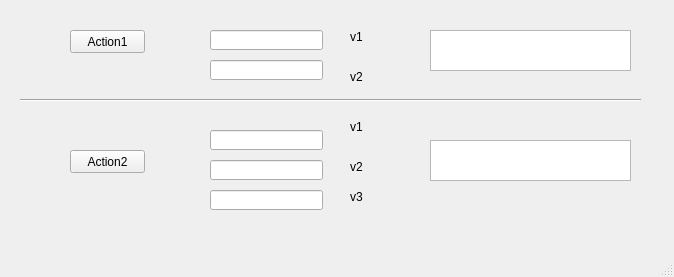
<?xml version="1.0" encoding="UTF-8"?>
<ui version="4.0">
 <class>C_CADRE</class>
 <widget class="QMainWindow" name="C_CADRE">
  <property name="geometry">
   <rect>
    <x>0</x>
    <y>0</y>
    <width>674</width>
    <height>277</height>
   </rect>
  </property>
  <property name="sizePolicy">
   <sizepolicy hsizetype="Minimum" vsizetype="Preferred">
    <horstretch>0</horstretch>
    <verstretch>0</verstretch>
   </sizepolicy>
  </property>
  <property name="windowTitle">
   <string>C_CADRE</string>
  </property>
  <widget class="QWidget" name="centralwidget">
   <widget class="QPushButton" name="pushButton">
    <property name="geometry">
     <rect>
      <x>70</x>
      <y>30</y>
      <width>75</width>
      <height>23</height>
     </rect>
    </property>
    <property name="text">
     <string>Action1</string>
    </property>
   </widget>
   <widget class="QPushButton" name="pushButton_2">
    <property name="geometry">
     <rect>
      <x>70</x>
      <y>150</y>
      <width>75</width>
      <height>23</height>
     </rect>
    </property>
    <property name="text">
     <string>Action2</string>
    </property>
   </widget>
   <widget class="QLabel" name="label">
    <property name="geometry">
     <rect>
      <x>350</x>
      <y>120</y>
      <width>46</width>
      <height>13</height>
     </rect>
    </property>
    <property name="text">
     <string>v1</string>
    </property>
   </widget>
   <widget class="QLabel" name="label_2">
    <property name="geometry">
     <rect>
      <x>350</x>
      <y>160</y>
      <width>46</width>
      <height>13</height>
     </rect>
    </property>
    <property name="text">
     <string>v2</string>
    </property>
   </widget>
   <widget class="QLabel" name="label_3">
    <property name="geometry">
     <rect>
      <x>350</x>
      <y>190</y>
      <width>46</width>
      <height>13</height>
     </rect>
    </property>
    <property name="text">
     <string>v3</string>
    </property>
   </widget>
   <widget class="QLabel" name="label_4">
    <property name="geometry">
     <rect>
      <x>350</x>
      <y>70</y>
      <width>46</width>
      <height>13</height>
     </rect>
    </property>
    <property name="text">
     <string>v2</string>
    </property>
   </widget>
   <widget class="QLabel" name="label_5">
    <property name="geometry">
     <rect>
      <x>350</x>
      <y>30</y>
      <width>46</width>
      <height>13</height>
     </rect>
    </property>
    <property name="text">
     <string>v1</string>
    </property>
   </widget>
   <widget class="Line" name="line">
    <property name="geometry">
     <rect>
      <x>20</x>
      <y>90</y>
      <width>621</width>
      <height>20</height>
     </rect>
    </property>
    <property name="orientation">
     <enum>Qt::Horizontal</enum>
    </property>
   </widget>
   <widget class="QListWidget" name="Liste_Info1">
    <property name="geometry">
     <rect>
      <x>430</x>
      <y>30</y>
      <width>201</width>
      <height>41</height>
     </rect>
    </property>
   </widget>
   <widget class="QListWidget" name="Liste_Info2">
    <property name="geometry">
     <rect>
      <x>430</x>
      <y>140</y>
      <width>201</width>
      <height>41</height>
     </rect>
    </property>
   </widget>
   <widget class="QLineEdit" name="A2_V1">
    <property name="geometry">
     <rect>
      <x>210</x>
      <y>130</y>
      <width>113</width>
      <height>20</height>
     </rect>
    </property>
    <property name="inputMask">
     <string>#9999999999</string>
    </property>
    <property name="maxLength">
     <number>11</number>
    </property>
   </widget>
   <widget class="QLineEdit" name="A2_V2">
    <property name="geometry">
     <rect>
      <x>210</x>
      <y>160</y>
      <width>113</width>
      <height>20</height>
     </rect>
    </property>
    <property name="inputMask">
     <string>#9999999999</string>
    </property>
    <property name="maxLength">
     <number>11</number>
    </property>
   </widget>
   <widget class="QLineEdit" name="A2_V3">
    <property name="geometry">
     <rect>
      <x>210</x>
      <y>190</y>
      <width>113</width>
      <height>20</height>
     </rect>
    </property>
    <property name="cursor">
     <cursorShape>IBeamCursor</cursorShape>
    </property>
    <property name="focusPolicy">
     <enum>Qt::StrongFocus</enum>
    </property>
    <property name="inputMask">
     <string>9999999999</string>
    </property>
    <property name="maxLength">
     <number>10</number>
    </property>
    <property name="alignment">
     <set>Qt::AlignLeading|Qt::AlignLeft|Qt::AlignVCenter</set>
    </property>
    <property name="cursorMoveStyle">
     <enum>Qt::LogicalMoveStyle</enum>
    </property>
   </widget>
   <widget class="QLineEdit" name="A1_V1">
    <property name="geometry">
     <rect>
      <x>210</x>
      <y>30</y>
      <width>113</width>
      <height>20</height>
     </rect>
    </property>
    <property name="sizePolicy">
     <sizepolicy hsizetype="Expanding" vsizetype="Fixed">
      <horstretch>0</horstretch>
      <verstretch>0</verstretch>
     </sizepolicy>
    </property>
    <property name="inputMask">
     <string>#9999999999</string>
    </property>
    <property name="maxLength">
     <number>11</number>
    </property>
   </widget>
   <widget class="QLineEdit" name="A1_V2">
    <property name="geometry">
     <rect>
      <x>210</x>
      <y>60</y>
      <width>113</width>
      <height>20</height>
     </rect>
    </property>
    <property name="inputMask">
     <string>#9999999999</string>
    </property>
    <property name="maxLength">
     <number>11</number>
    </property>
   </widget>
  </widget>
  <widget class="QMenuBar" name="menubar">
   <property name="geometry">
    <rect>
     <x>0</x>
     <y>0</y>
     <width>674</width>
     <height>18</height>
    </rect>
   </property>
  </widget>
  <widget class="QStatusBar" name="statusbar"/>
 </widget>
 <resources/>
 <connections>
  <connection>
   <sender>pushButton</sender>
   <signal>clicked()</signal>
   <receiver>C_CADRE</receiver>
   <slot>Slot_Info_A1()</slot>
   <hints>
    <hint type="sourcelabel">
     <x>97</x>
     <y>65</y>
    </hint>
    <hint type="destinationlabel">
     <x>97</x>
     <y>80</y>
    </hint>
   </hints>
  </connection>
  <connection>
   <sender>pushButton_2</sender>
   <signal>clicked()</signal>
   <receiver>C_CADRE</receiver>
   <slot>Slot_Info_A2()</slot>
   <hints>
    <hint type="sourcelabel">
     <x>109</x>
     <y>187</y>
    </hint>
    <hint type="destinationlabel">
     <x>109</x>
     <y>208</y>
    </hint>
   </hints>
  </connection>
 </connections>
 <slots>
  <slot>Slot_Info_A1()</slot>
  <slot>Slot_Info_A2()</slot>
 </slots>
</ui>
